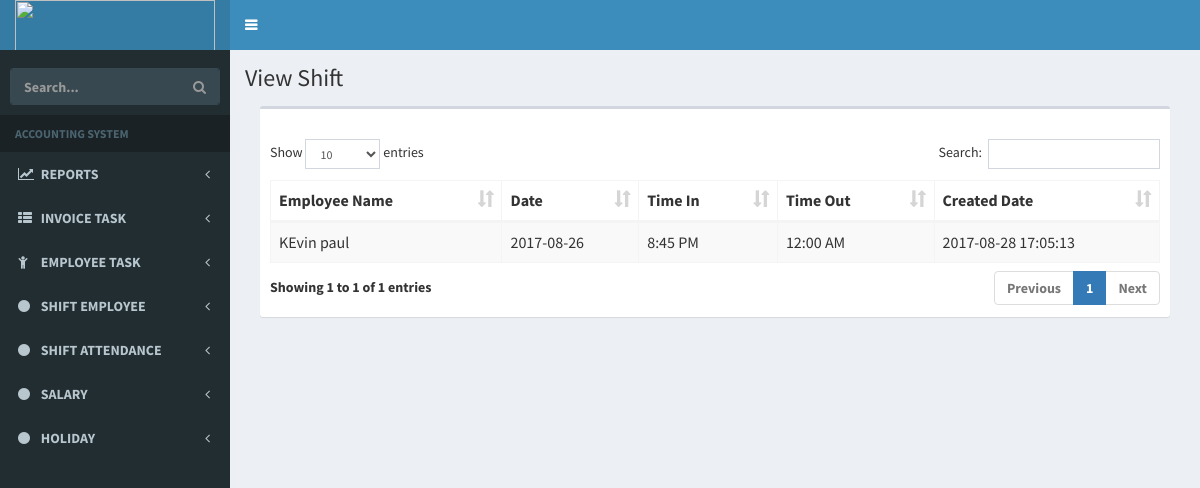
The page /index.php/employee/ViewShift on the database its author committed.
### tables this page shows
CREATE TABLE `tbl_shift_allocation` (
  `aloID` int(11) NOT NULL,
  `aloEmpID` varchar(255) NOT NULL DEFAULT '',
  `aloDay` date NOT NULL,
  `aloTimeIn` varchar(255) NOT NULL DEFAULT '',
  `aloTimeOut` varchar(255) NOT NULL DEFAULT '',
  `created_date` datetime DEFAULT CURRENT_TIMESTAMP,
  `status` varchar(255) NOT NULL DEFAULT '0'
);

CREATE TABLE `tbl_employee` (
  `empID` int(11) NOT NULL,
  `empFirstName` varchar(255) NOT NULL DEFAULT '',
  `empLastName` varchar(255) NOT NULL DEFAULT '',
  `empNO` varchar(255) NOT NULL DEFAULT '',
  `empemail` varchar(255) NOT NULL DEFAULT '',
  `empMobile` varchar(255) NOT NULL DEFAULT '',
  `empbdate` date NOT NULL,
  `empaddress` varchar(255) NOT NULL DEFAULT '',
  `empshifID_FK` varchar(255) NOT NULL DEFAULT '',
  `created_date` datetime DEFAULT CURRENT_TIMESTAMP,
  `status` varchar(255) NOT NULL DEFAULT '0'
);

### application/controllers/Employee.php (called while the page is built, shortened)
<?php
class Employee extends CI_Controller {
    function __construct()
    {
        $this->load->model('EmployeeModel','EmployeeModel');
    }
	public function ViewShift()
	{
		$data['getShift'] = $this->EmployeeModel->getShift();
		$this->load->view('view_employee/view_shift',$data);
	}
}

### index.php (called while the page is built, shortened)
<?php
require_once BASEPATH.'core/CodeIgniter.php';

### application/models/EmployeeModel.php (called while the page is built, shortened)
<?php
class EmployeeModel extends CI_Model
{
	public function getShift()
	{
		$this->db->select('tbl_shift_allocation.*,tbl_employee.empFirstName');
		$this->db->from('tbl_shift_allocation');
		$this->db->join('tbl_employee','tbl_employee.empID = tbl_shift_allocation.aloEmpID');
		$this->db->where('tbl_shift_allocation.status',0);
		$query = $this->db->get();
		return $query->result();
	}
}

### application/views/view_employee/view_shift.php (the view, shortened to what this page needs)
<link rel="stylesheet" type="text/css" href="<?php echo base_url("resource/bower_components/datatables.net-bs/css/dataTables.bootstrap.css");?>"/>
<link rel="stylesheet" href="<?php echo base_url("resource/css/bootstrap.min.css");?>"/>
<link rel="stylesheet" href="<?php echo base_url("resource/bower_components/bootstrap/dist/css/bootstrap.min.css");?>"/>
  <link rel="stylesheet" href="<?php echo base_url("resource/bower_components/font-awesome/css/font-awesome.min.css");?>"/>
  <link rel="stylesheet" href="<?php echo base_url("resource/bower_components/Ionicons/css/ionicons.min.css");?>"/>
  <link rel="stylesheet" href="<?php echo base_url("resource/dist/css/AdminLTE.min.css");?>"/>
  <link rel="stylesheet" href="<?php echo base_url("resource/dist/css/skins/_all-skins.min.css");?>"/>
  <link rel="stylesheet" href="<?php echo base_url("resource/bower_components/morris.js/morris.css");?>"/>
  <link rel="stylesheet" href="<?php echo base_url("resource/bower_components/jvectormap/jquery-jvectormap.css");?>"/>
  <link rel="stylesheet" href="<?php echo base_url("resource/bower_components/bootstrap-datepicker/dist/css/bootstrap-datepicker.min.css");?>"/>
  <link rel="stylesheet" href="<?php echo base_url("resource/bower_components/bootstrap-daterangepicker/daterangepicker.css");?>"/>
  <link rel="stylesheet" href="<?php echo base_url("resource/plugins/bootstrap-wysihtml5/bootstrap3-wysihtml5.min.css");?>"/>
<link rel="stylesheet" type="text/css" href="<?php echo base_url("resource/bower_components/datatables.net-bs/css/dataTables.bootstrap.min.css");?>"/>
<div class="content-wrapper">
   <section class="content-header">
       <h1>View Shift</h1>
        <section class="content">
          <div class="box">
            <div class="box-header">
            </div>
            <div class="box-body">
            <div>
                                    <div>
                                    <table id="example1" class="table table-bordered table-striped">
                                    <thead>
                                                <tr role="row">
                                                    <th class="sorting_asc wid-20" tabindex="0" rowspan="1" colspan="1">Employee Name</th>
                                                    <th class="sorting wid-25" tabindex="0" rowspan="1" colspan="1">Date</th>
                                                    <th class="sorting wid-10" tabindex="0" rowspan="1" colspan="1">Time In</th>
                                                    <th class="sorting wid-20" tabindex="0" rowspan="1" colspan="1">Time Out</th>
                                                    <th class="sorting wid-10" tabindex="0" rowspan="1" colspan="1">Created Date</th>
                                                </tr>
                                            </thead>
                                            <tbody>
                                                <?php
                                                if(!empty($getShift))
                                                {
                                                    foreach ($getShift as $value)
                                                    { ?>
                                                        <tr>
                                                            <td><?=$value->empFirstName?></td>
                                                            <td><?=$value->aloDay?></td>
                                                            <td><?=$value->aloTimeIn?></td>
                                                            <td><?=$value->aloTimeOut?></td>
                                                            <td><?=$value->created_date?></td>
                                                        </tr>
                                                <?php   }
                                                }
                                                ?>
                                            </tbody>
                                        </table>
                                    </div>
                                </div>
            </div>
          </div>
        </div>

### rows shown on the page
tbl_shift_allocation: tbl_employee.empFirstName "KEvin paul", aloDay "2017-08-26", aloTimeIn "8:45 PM", aloTimeOut "12:00 AM", created_date "2017-08-28 17:05:13"
